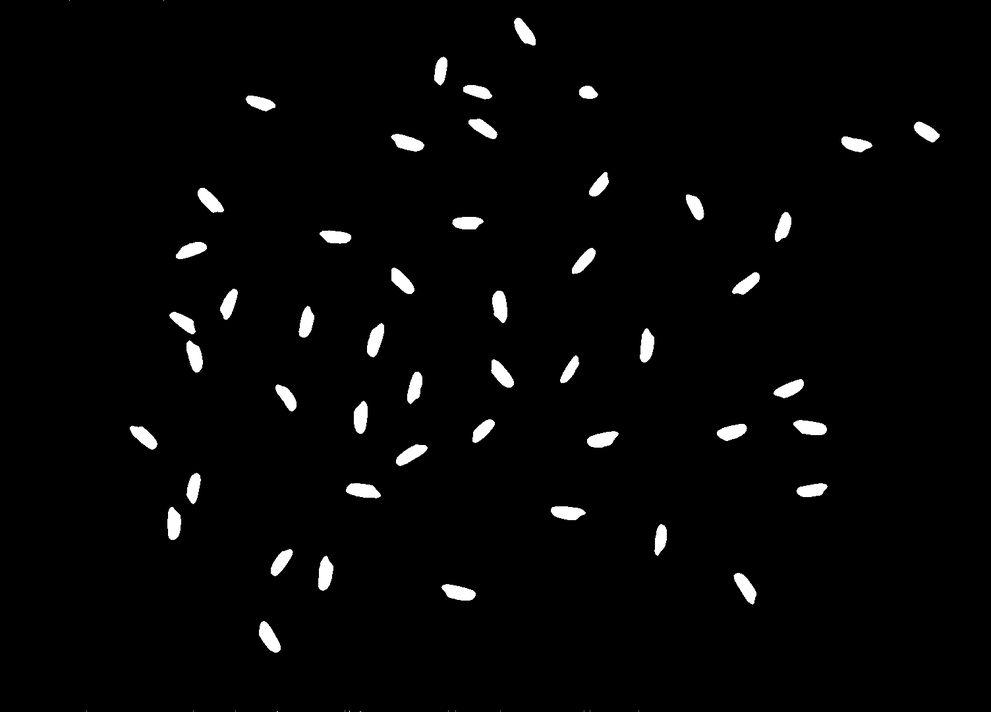
#> input picture Arroz/01 - binarizada.png, 991 x 712 px, shrunk from 1504 x 1080 before the run, given in place of arroz.bmp, which was not available
$ python main.py
#> lines starting #> are read from the running program, lines starting #| are printed output that depends on the picture; after the words box and inside, x2 and y2 are one past the last pixel; in counts of white or black regions, pixels touching at a corner belong together; pictures that were not available may be replaced by others from this repository, and a replacement may not be noted
#===============================================================================
# Exemplo: segmentação de uma imagem em escala de cinza.
#-------------------------------------------------------------------------------
# Autor: Bogdan T. Nassu
# Universidade Tecnológica Federal do Paraná
#===============================================================================

import sys
import timeit
import numpy as np
import cv2

#===============================================================================

INPUT_IMAGE =  'arroz.bmp'
NEGATIVO = False
THRESHOLD = 0.65
ALTURA_MIN = 15
LARGURA_MIN = 15
N_PIXELS_MIN = 15
ARROZ = 1
FUNDO = 0
PILHA = True
JANELA = 5
#===============================================================================

def binariza (img, threshold):
    ''' Binarização simples por limiarização.

Parâmetros: img: imagem de entrada. Se tiver mais que 1 canal, binariza cada
              canal independentemente.
            threshold: limiar.

Valor de retorno: versão binarizada da img_in.'''

    img = filtro_media(img, JANELA)
    return np.where(img > threshold, ARROZ, FUNDO).astype(np.float32)
#-------------------------------------------------------------------------------

def rotula (img, largura_min, altura_min, n_pixels_min):
    '''Rotulagem usando flood fill. Marca os objetos da imagem com os valores
[0.1,0.2,etc].

Parâmetros: img: imagem de entrada E saída.
            largura_min: descarta componentes com largura menor que esta.
            altura_min: descarta componentes com altura menor que esta.
            n_pixels_min: descarta componentes com menos pixels que isso.

Valor de retorno: uma lista, onde cada item é um vetor associativo (dictionary)
com os seguintes campos:

'label': rótulo do componente.
'n_pixels': número de pixels do componente.
'T', 'L', 'B', 'R': coordenadas do retângulo envolvente de um componente conexo,
respectivamente: topo, esquerda, baixo e direita.'''

    # Itera sobre cada pixel da imagem
    altura = img.shape[0]
    largura = img.shape[1]
    label = 0.01
    componentes = []

    flood_fill_func = flood_fill_pilha if PILHA else flood_fill_recursivo

    for y in range(altura):
        for x in range(largura):
            # Se achou um pixel de um objeto que ainda não foi rotulado.
            if img[y][x][0] == ARROZ:
                # Inicia o flood fill para encontrar o componente inteiro.
                componente_achado = flood_fill_func(img, label, x, y)

                # Verifica se o componente atende aos critérios de tamanho.
                if verficar_componente(componente_achado, largura_min, altura_min, n_pixels_min):
                    componentes.append(componente_achado)

                label += 0.01
    return componentes
#-------------------------------------------------------------------------------

def verficar_componente(componente, largura_min, altura_min, n_pixels_min):

    altura_obj = componente['B'] - componente['T'] + 1
    largura_obj = componente['R'] - componente['L'] + 1

    if(componente['n_pixels'] < n_pixels_min
       or altura_obj < altura_min
       or largura_obj < largura_min):
        return False

    return True
#-------------------------------------------------------------------------------

# [43 lines left out: functions flood_fill_recursivo, atualizar_componente_recursivo, not called in this run]
#-------------------------------------------------------------------------------

def flood_fill_pilha(img, label, x, y):

    altura = img.shape[0]
    largura = img.shape[1]
    componente = {'label': label, 'n_pixels': 0, 'T': altura, 'L': largura, 'B': -1, 'R': -1}

    pilha = [(x,y)]
    img[y][x] = label
    atualizar_componente_pilha(componente, x, y)

    while(pilha):

        x, y = pilha.pop()

        if(x > 0 and img[y][x-1][0] == ARROZ): # Vizinho da ESQUERDA
            pilha.append((x-1, y))
            img[y][x-1] = label
            atualizar_componente_pilha(componente, x-1, y)
        if(y > 0 and img[y-1][x][0] == ARROZ): # Vizinho de CIMA
            pilha.append((x, y-1))
            img[y-1][x] = label
            atualizar_componente_pilha(componente, x, y-1)
        if(x < largura-1 and img[y][x+1][0] == ARROZ): # Vizinho da DIREITA
            pilha.append((x+1, y))
            img[y][x+1] = label
            atualizar_componente_pilha(componente, x+1, y)
        if(y < altura-1 and img[y+1][x][0] == ARROZ): # Vizinho de BAIXO
            pilha.append((x, y+1))
            img[y+1][x] = label
            atualizar_componente_pilha(componente, x, y+1)

    return componente
#-------------------------------------------------------------------------------

def atualizar_componente_pilha(componente, novo_x, novo_y):
    componente['n_pixels'] += 1
    componente['T'] = min(componente['T'], novo_y)
    componente['L'] = min(componente['L'], novo_x)
    componente['B'] = max(componente['B'], novo_y)
    componente['R'] = max(componente['R'], novo_x)

    return componente
#-------------------------------------------------------------------------------

def filtro_media(img, janela):
    """
    Aplica um filtro de média usando um algoritmo separável e otimizado com janelas deslizantes.
    Primeiro, calcula a soma horizontal em um buffer e, em seguida, a soma vertical sobre esse buffer.

    Parâmetros:
        img: imagem de entrada (NumPy array).
        janela: tamanho da janela do filtro (deve ser um número ímpar).

    Valor de retorno:
        imagem filtrada (NumPy array).
    """

    # Obtém as dimensões da imagem.
    altura = img.shape[0]
    largura = img.shape[1]

    # Cria um buffer para armazenar os resultados intermediários (somas horizontais).
    buffer = img.copy()
    # Cria uma imagem final para armazenar o resultado.
    img_final = img.copy()

    # Calcula o raio da janela (metade do tamanho).
    w_janela = janela // 2

    # --- PASSE 1: SOMA HORIZONTAL ---
    # Itera sobre cada linha da imagem.
    for y in range (altura):

        # Calcula a soma da primeira janela da linha.
        soma = 0
        for x in range (janela):
            soma += img[y][x]
        # Armazena a primeira soma na posição central da janela no buffer.
        buffer[y][w_janela] = soma

        # Desliza a janela pelo resto da linha.
        for x in range (w_janela + 1, largura - w_janela):
            primeiro = x - w_janela - 1
            ultimo = x + w_janela
            soma -= img[y][primeiro]
            soma += img[y][ultimo]
            # Armazena a nova soma na posição atual no buffer.
            buffer [y][x] = soma


    # --- PASSE 2: SOMA VERTICAL E CÁLCULO DA MÉDIA ---
    # Itera sobre cada coluna da imagem.
    for x in range (largura):

        # Calcula a soma da primeira janela da coluna, usando os valores do buffer.
        soma = 0
        for y in range (janela):
            soma += buffer[y][x]
        # Calcula a média final e armazena na imagem de saída.
        img_final[w_janela][x] = soma / (janela * janela)

        # Desliza a janela pelo resto da coluna.
        for y in range (w_janela + 1, altura - w_janela):
            primeiro = y - w_janela - 1
            ultimo = y + w_janela
            soma -= buffer[primeiro][x]
            soma += buffer[ultimo][x]
            # Calcula a média final e armazena na imagem de saída.
            img_final[y][x] = soma / (janela * janela)

    # Retorna a imagem com o filtro de média aplicado.
    return img_final
#===============================================================================

def main ():

     # Abre a imagem em escala de cinza.
    img = cv2.imread (INPUT_IMAGE, cv2.IMREAD_GRAYSCALE)
#> img is the input picture: shape (712, 991); min 0, max 255, mean 5.8
    if img is None:
        print ('Erro abrindo a imagem.\n')
        sys.exit ()

    # É uma boa prática manter o shape com 3 valores, independente da imagem ser
    # colorida ou não. Também já convertemos para float32.
    img = img.reshape ((img.shape [0], img.shape [1], 1))
    img = img.astype (np.float32) / 255
#> img: shape (712, 991, 1) float32

    # Mantém uma cópia colorida para desenhar a saída.
    img_out = cv2.cvtColor (img, cv2.COLOR_GRAY2BGR)

    # Segmenta a imagem.
    if NEGATIVO:
        img = 1 - img
    img = binariza (img, THRESHOLD)
#> in binariza, `return np.where(img > threshold, ARROZ, FUNDO).astype(np.float32)`:
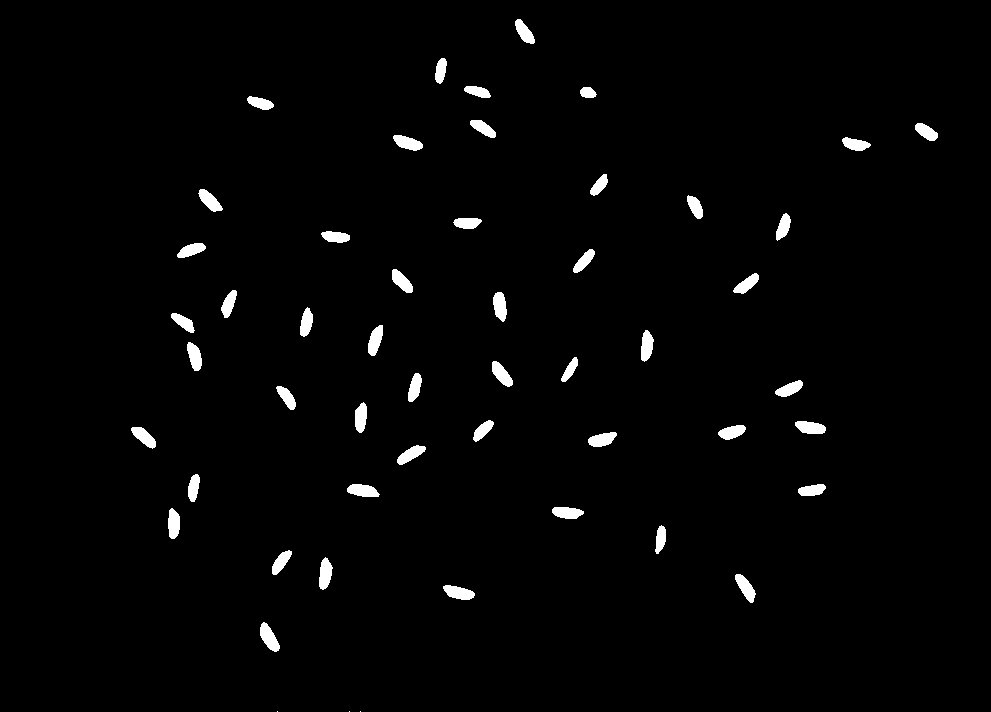
#> returned value: shape (712, 991, 1) float32; values 0 (black) and 1 (white), 1.9% white; 52 white regions (3 under 20 px), largest, box (x1, y1, x2, y2) and area: (260, 622, 280, 652) 336, (443, 585, 475, 600) 322, (347, 484, 380, 497) 319
    cv2.imshow ('01 - binarizada', img)
    cv2.imwrite ('01 - binarizada.png', (img*255).astype(np.uint8))

    start_time = timeit.default_timer ()
    componentes = rotula (img, LARGURA_MIN, ALTURA_MIN, N_PIXELS_MIN)
#> after the loop in rotula, `for y in range(altura):`:
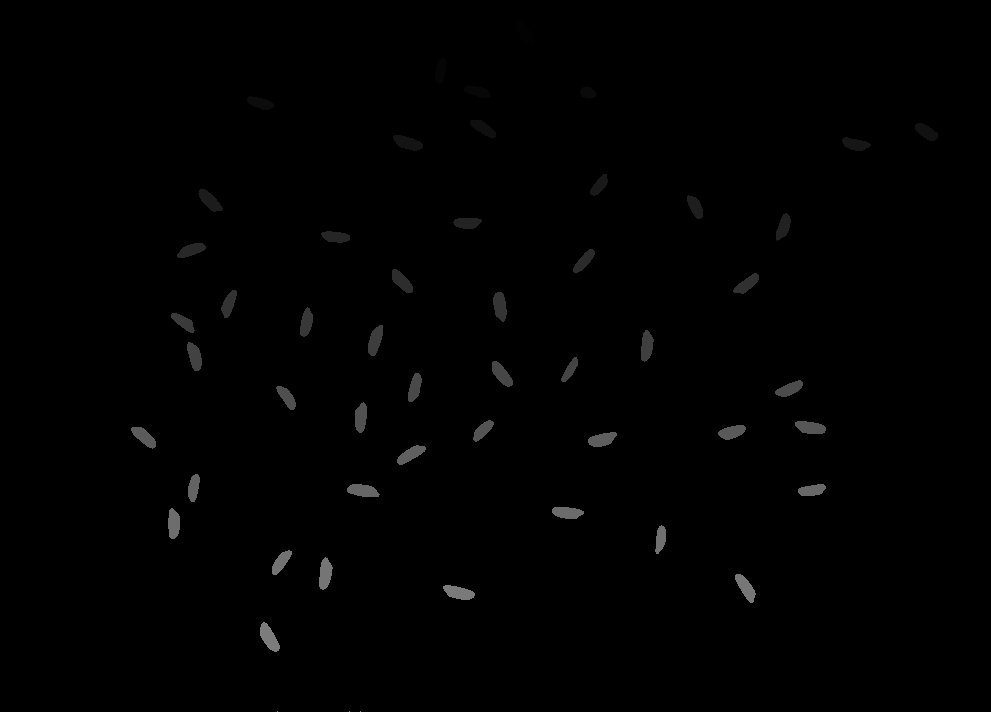
#> img: shape (712, 991, 1) float32; 1.88% of pixels changed, all inside (x1, y1, x2, y2) = (131, 19, 938, 712)
#> after the loop in rotula, `for y in range(altura):`: componentes = 29 items; label = 0.53
#> componentes = 29 items
    n_componentes = len (componentes)
#> n_componentes = 29
    print ('Tempo: %f' % (timeit.default_timer () - start_time))
    print ('%d componentes detectados.' % n_componentes)
#| 29 componentes detectados.

    # Mostra os objetos encontrados.
    for c in componentes:
        cv2.rectangle (img_out, (c ['L'], c ['T']), (c ['R'], c ['B']), (0,0,1))
#> this loop made 29 passes
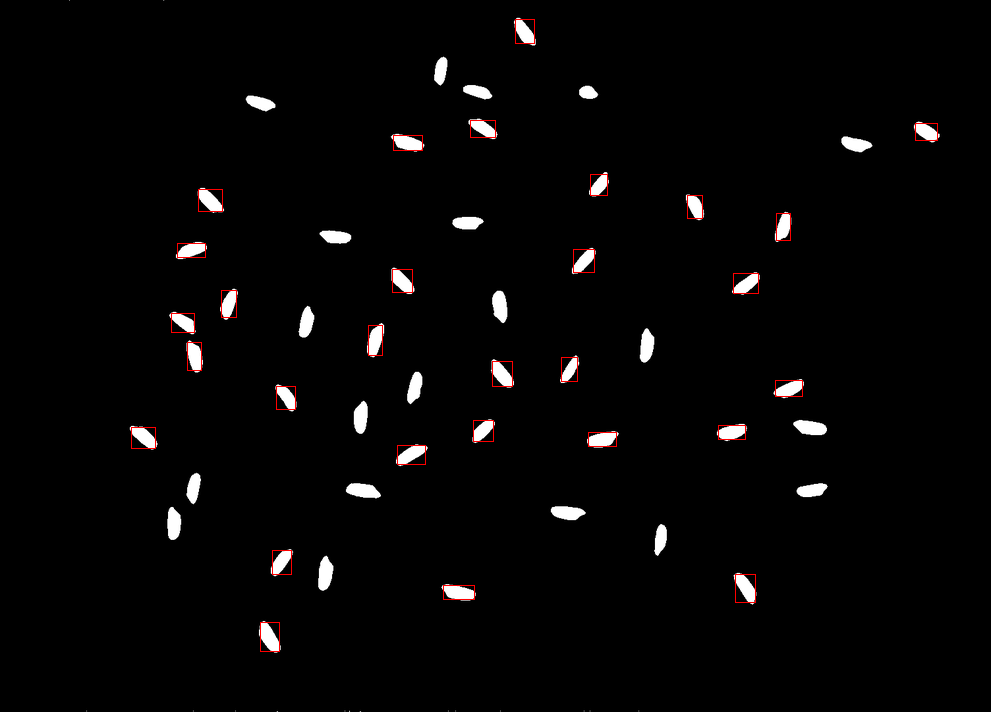
#> img_out: shape (712, 991, 3) float32; mean B, G, R 0.0216, 0.0216, 0.0251

    cv2.imshow ('02 - out', img_out)
    cv2.imwrite ('02 - out.png', (img_out*255).astype(np.uint8))
    cv2.waitKey ()
    cv2.destroyAllWindows ()


if __name__ == '__main__':
    main ()

#===============================================================================
